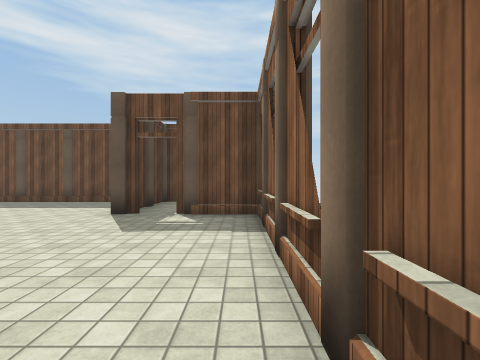
view 1 (above)

24 first-person views from a walk through a 3-D level made in the Unity game engine. The camera is 1.4 m above the floor, looks level and sees 85° across. The floor is counted in squares, 2 m on a side. Each view is taken from the middle of a square. On the plan, view 1 faces up. The plan holds only what a view shows up to about 9 squares ahead; the rest is blank. The place goes on beyond the plan. Some surface patterns are stand-ins.

view 2
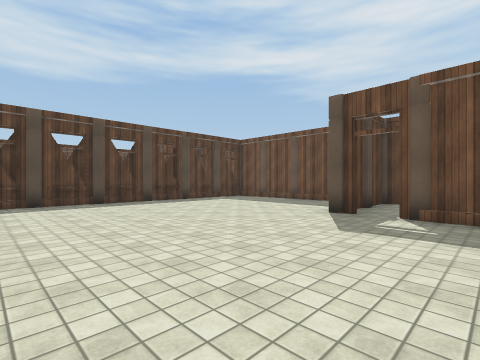

view 3
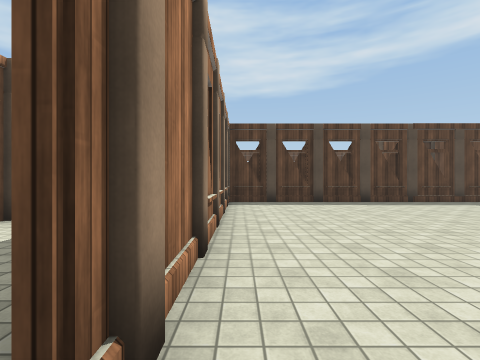

view 4
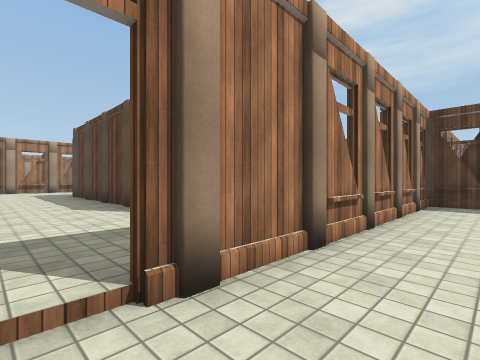

view 5
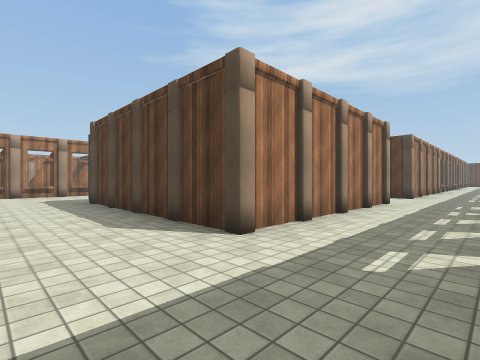

view 6
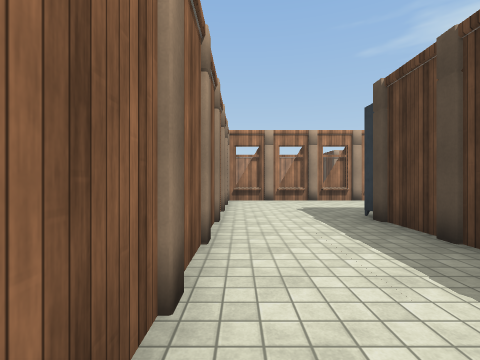

view 7
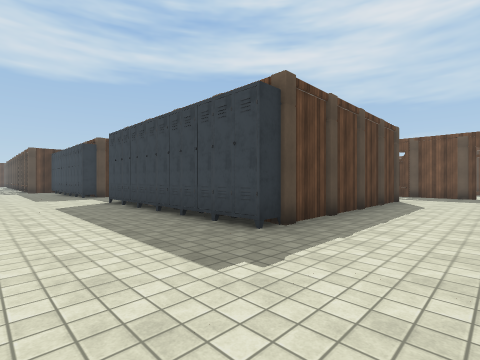

view 8
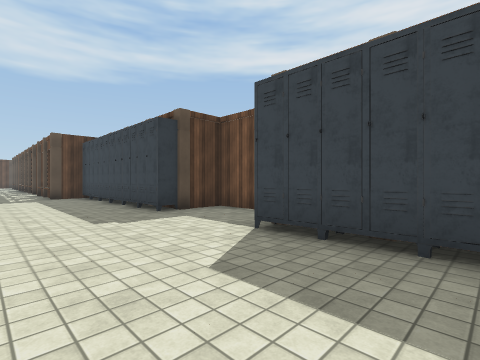

view 9
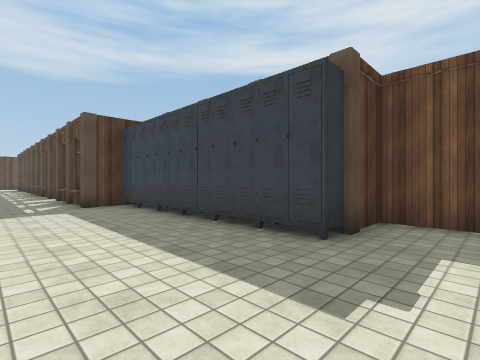

view 10
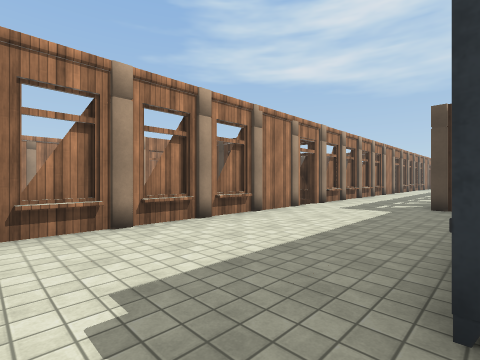

view 11
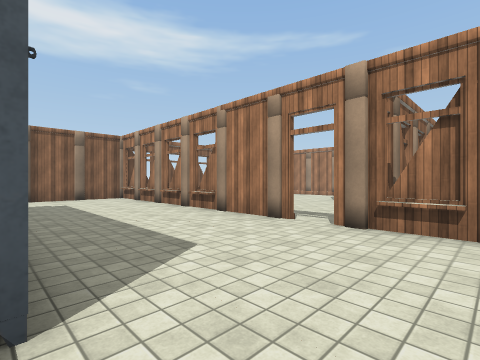

view 12
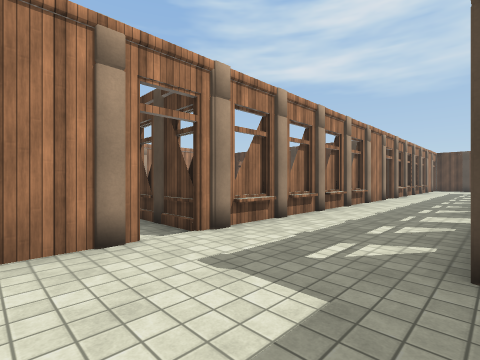

view 13
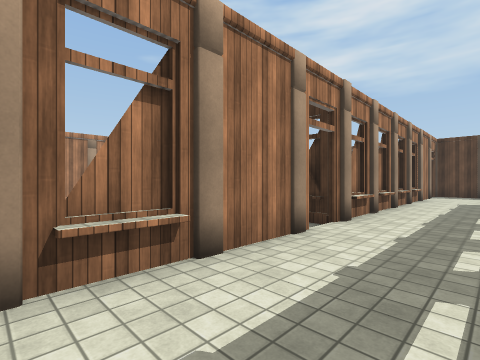

view 14
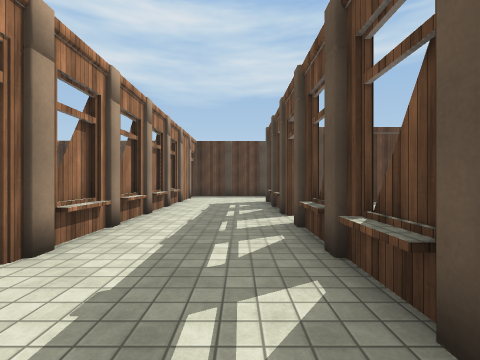

view 15
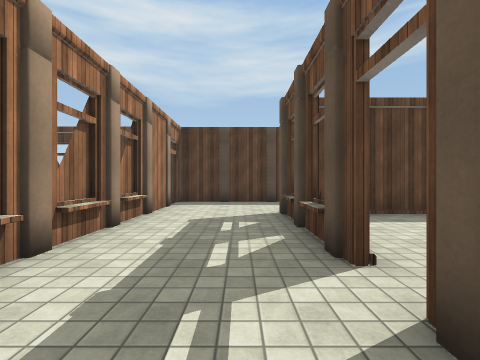

view 16
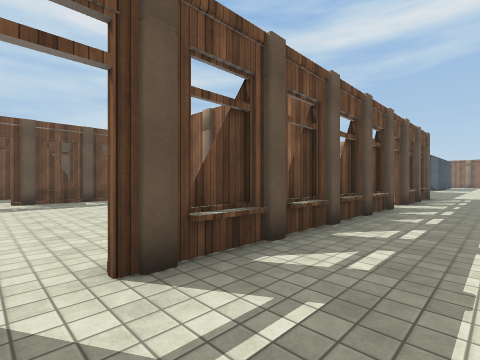

view 17
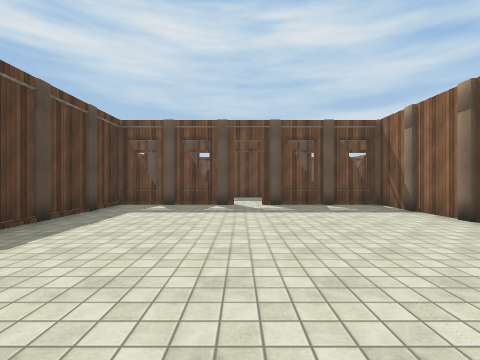

view 18
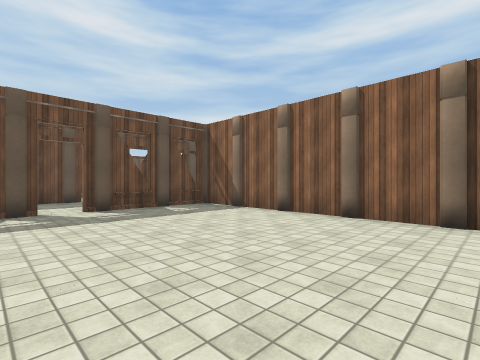

view 19
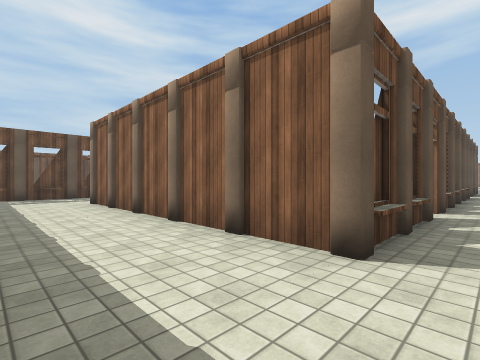

view 20
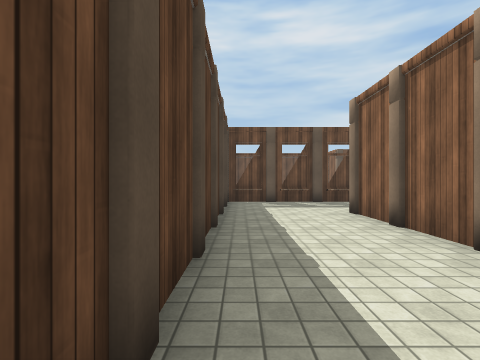

view 21
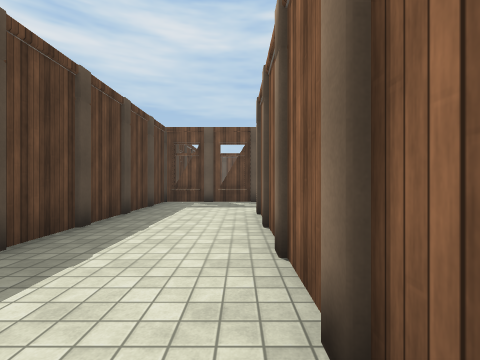

view 22
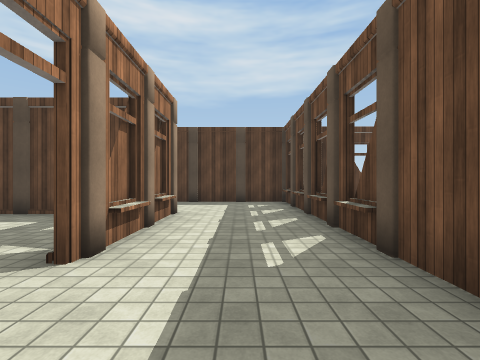

view 23
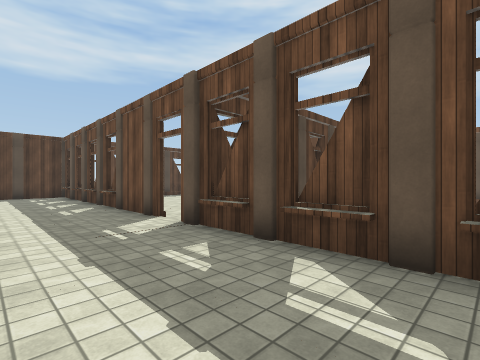

view 24
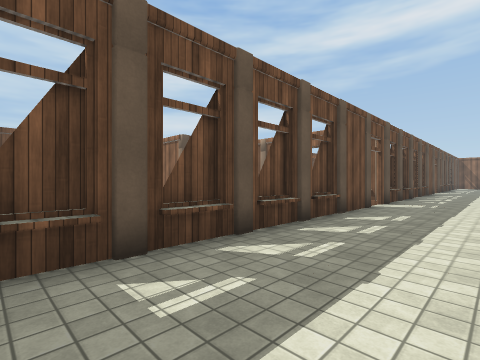

### Floor plan
Key: @ floor where view 1 was taken; # wall or solid block; x gap in a wall; . main floor; - floor 0.25 m lower than the main floor; O other object.
Columns run from 36 left of view 1 to 1 right of it. Each row starts with its distance up from view 1.
  9                             #######
  8                             #---- #
  7                             #---- #
  6                             #-----##
  5                            ##------###
  4                             #--------#
  3           #                 #--------#
  2 #         #                 #--------#
  1 #     --  #                 #--------#
  0 #######-- ######   ##       ######--@#
 -1 #....####.##..####.##         .. ###.
 -2 #....................     ...........
 -3 #...................      ...........
 -4 #...###.####                #######..
 -5 #...#......#                      #..
 -6 #...#......#                      #..#
 -7 #...#......#                      #..#
 -8 #...#......#             ##       #..#
 -9  ...#......#             #..      #..#
-10  ...#......#       OOOOOOO..OOOOOOO..#
-11 #...###.#######.####.................#
-12 #....................................#
-13 #....................................
-14 ####################x########x#######
-15                   ##       #
-16                    #       #

Positions as (right, up) in squares from view 1, and headings:
1: (0, 0), facing up
2: (0, 0), facing up-left
3: (0, 0), facing left
4: (0, 1), facing down-left
5: (0, -1), facing down-left
6: (0, -5), facing down
7: (0, -13), facing up-left
8: (-6, -13), facing up-left
9: (-10, -13), facing up-left
10: (-10, -10), facing down-left
11: (-10, -10), facing down-right
12: (-15, -11), facing down-left
13: (-22, -12), facing down-left
14: (-24, -12), facing left
15: (-27, -12), facing left
16: (-29, -13), facing up-right
17: (-29, -11), facing up
18: (-30, -10), facing up-right
19: (-35, -12), facing up-right
20: (-35, -9), facing up
21: (-33, -9), facing up
22: (-27, -2), facing left
23: (-23, -3), facing up-left
24: (-26, -3), facing up-right
